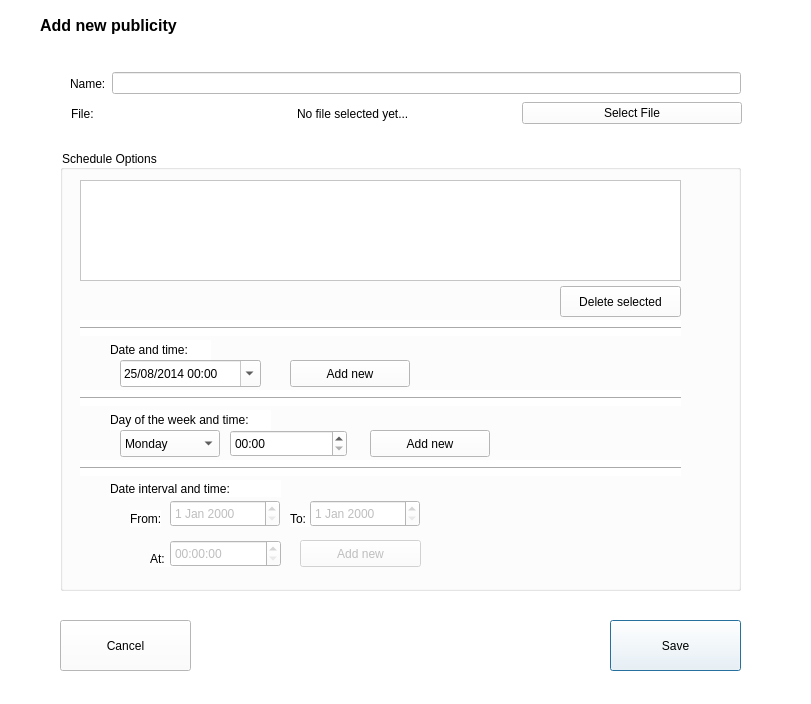
<?xml version="1.0" encoding="UTF-8"?>
<ui version="4.0">
 <class>add_pub</class>
 <widget class="QDialog" name="add_pub">
  <property name="windowModality">
   <enum>Qt::WindowModal</enum>
  </property>
  <property name="geometry">
   <rect>
    <x>0</x>
    <y>0</y>
    <width>811</width>
    <height>704</height>
   </rect>
  </property>
  <property name="windowTitle">
   <string>Add a Publicity</string>
  </property>
  <property name="styleSheet">
   <string notr="true">background-color: rgb(255, 255, 255);</string>
  </property>
  <widget class="QLabel" name="label">
   <property name="geometry">
    <rect>
     <x>40</x>
     <y>10</y>
     <width>311</width>
     <height>31</height>
    </rect>
   </property>
   <property name="font">
    <font>
     <pointsize>12</pointsize>
     <weight>75</weight>
     <bold>true</bold>
    </font>
   </property>
   <property name="text">
    <string>Add new publicity</string>
   </property>
  </widget>
  <widget class="QPushButton" name="pushButton">
   <property name="geometry">
    <rect>
     <x>610</x>
     <y>620</y>
     <width>131</width>
     <height>51</height>
    </rect>
   </property>
   <property name="text">
    <string>Save</string>
   </property>
  </widget>
  <widget class="QPushButton" name="pushButton_2">
   <property name="geometry">
    <rect>
     <x>60</x>
     <y>620</y>
     <width>131</width>
     <height>51</height>
    </rect>
   </property>
   <property name="text">
    <string>Cancel</string>
   </property>
  </widget>
  <widget class="QGroupBox" name="schedules">
   <property name="enabled">
    <bool>true</bool>
   </property>
   <property name="geometry">
    <rect>
     <x>60</x>
     <y>150</y>
     <width>681</width>
     <height>441</height>
    </rect>
   </property>
   <property name="title">
    <string>Schedule Options</string>
   </property>
   <widget class="QDateTimeEdit" name="dateTimeEdit">
    <property name="geometry">
     <rect>
      <x>60</x>
      <y>210</y>
      <width>141</width>
      <height>27</height>
     </rect>
    </property>
    <property name="dateTime">
     <datetime>
      <hour>0</hour>
      <minute>0</minute>
      <second>0</second>
      <year>2014</year>
      <month>8</month>
      <day>25</day>
     </datetime>
    </property>
    <property name="minimumDateTime">
     <datetime>
      <hour>13</hour>
      <minute>0</minute>
      <second>0</second>
      <year>1814</year>
      <month>8</month>
      <day>25</day>
     </datetime>
    </property>
    <property name="minimumDate">
     <date>
      <year>1814</year>
      <month>8</month>
      <day>25</day>
     </date>
    </property>
    <property name="minimumTime">
     <time>
      <hour>13</hour>
      <minute>0</minute>
      <second>0</second>
     </time>
    </property>
    <property name="displayFormat">
     <string>dd/MM/yyyy hh:mm</string>
    </property>
    <property name="calendarPopup">
     <bool>true</bool>
    </property>
   </widget>
   <widget class="QPushButton" name="pushButton_4">
    <property name="geometry">
     <rect>
      <x>230</x>
      <y>210</y>
      <width>120</width>
      <height>27</height>
     </rect>
    </property>
    <property name="text">
     <string>Add new</string>
    </property>
   </widget>
   <widget class="QPushButton" name="pushButton_5">
    <property name="geometry">
     <rect>
      <x>500</x>
      <y>136</y>
      <width>121</width>
      <height>31</height>
     </rect>
    </property>
    <property name="text">
     <string>Delete selected</string>
    </property>
   </widget>
   <widget class="QLabel" name="label_5">
    <property name="geometry">
     <rect>
      <x>50</x>
      <y>190</y>
      <width>101</width>
      <height>20</height>
     </rect>
    </property>
    <property name="text">
     <string>Date and time:</string>
    </property>
   </widget>
   <widget class="QLabel" name="label_6">
    <property name="geometry">
     <rect>
      <x>50</x>
      <y>260</y>
      <width>161</width>
      <height>20</height>
     </rect>
    </property>
    <property name="text">
     <string>Day of the week and time:</string>
    </property>
   </widget>
   <widget class="Line" name="line">
    <property name="geometry">
     <rect>
      <x>20</x>
      <y>170</y>
      <width>601</width>
      <height>16</height>
     </rect>
    </property>
    <property name="orientation">
     <enum>Qt::Horizontal</enum>
    </property>
   </widget>
   <widget class="Line" name="line_2">
    <property name="geometry">
     <rect>
      <x>20</x>
      <y>240</y>
      <width>601</width>
      <height>16</height>
     </rect>
    </property>
    <property name="orientation">
     <enum>Qt::Horizontal</enum>
    </property>
   </widget>
   <widget class="QComboBox" name="cbox_dayOfTheWeek">
    <property name="enabled">
     <bool>true</bool>
    </property>
    <property name="geometry">
     <rect>
      <x>60</x>
      <y>280</y>
      <width>100</width>
      <height>27</height>
     </rect>
    </property>
    <item>
     <property name="text">
      <string>Monday</string>
     </property>
    </item>
    <item>
     <property name="text">
      <string>Tuesday</string>
     </property>
    </item>
    <item>
     <property name="text">
      <string>Wednesday</string>
     </property>
    </item>
    <item>
     <property name="text">
      <string>Thursday</string>
     </property>
    </item>
    <item>
     <property name="text">
      <string>Friday</string>
     </property>
    </item>
    <item>
     <property name="text">
      <string>Saturday</string>
     </property>
    </item>
    <item>
     <property name="text">
      <string>Sunday</string>
     </property>
    </item>
   </widget>
   <widget class="QTimeEdit" name="hourMinute">
    <property name="enabled">
     <bool>true</bool>
    </property>
    <property name="geometry">
     <rect>
      <x>170</x>
      <y>280</y>
      <width>117</width>
      <height>27</height>
     </rect>
    </property>
    <property name="locale">
     <locale language="English" country="UnitedStates"/>
    </property>
    <property name="displayFormat">
     <string>hh:mm</string>
    </property>
    <property name="timeSpec">
     <enum>Qt::LocalTime</enum>
    </property>
   </widget>
   <widget class="QPushButton" name="pushButton_6">
    <property name="enabled">
     <bool>true</bool>
    </property>
    <property name="geometry">
     <rect>
      <x>310</x>
      <y>280</y>
      <width>120</width>
      <height>27</height>
     </rect>
    </property>
    <property name="text">
     <string>Add new</string>
    </property>
   </widget>
   <widget class="Line" name="line_3">
    <property name="geometry">
     <rect>
      <x>20</x>
      <y>310</y>
      <width>601</width>
      <height>16</height>
     </rect>
    </property>
    <property name="orientation">
     <enum>Qt::Horizontal</enum>
    </property>
   </widget>
   <widget class="QLabel" name="label_7">
    <property name="geometry">
     <rect>
      <x>50</x>
      <y>330</y>
      <width>171</width>
      <height>17</height>
     </rect>
    </property>
    <property name="text">
     <string>Date interval and time:</string>
    </property>
   </widget>
   <widget class="QDateEdit" name="dateEdit">
    <property name="enabled">
     <bool>false</bool>
    </property>
    <property name="geometry">
     <rect>
      <x>110</x>
      <y>350</y>
      <width>110</width>
      <height>27</height>
     </rect>
    </property>
   </widget>
   <widget class="QLabel" name="label_8">
    <property name="geometry">
     <rect>
      <x>70</x>
      <y>360</y>
      <width>31</width>
      <height>17</height>
     </rect>
    </property>
    <property name="text">
     <string>From:</string>
    </property>
   </widget>
   <widget class="QLabel" name="label_9">
    <property name="geometry">
     <rect>
      <x>230</x>
      <y>360</y>
      <width>21</width>
      <height>17</height>
     </rect>
    </property>
    <property name="text">
     <string>To:</string>
    </property>
   </widget>
   <widget class="QDateEdit" name="dateEdit_2">
    <property name="enabled">
     <bool>false</bool>
    </property>
    <property name="geometry">
     <rect>
      <x>250</x>
      <y>350</y>
      <width>110</width>
      <height>27</height>
     </rect>
    </property>
   </widget>
   <widget class="QLabel" name="label_10">
    <property name="geometry">
     <rect>
      <x>90</x>
      <y>400</y>
      <width>31</width>
      <height>17</height>
     </rect>
    </property>
    <property name="text">
     <string>At:</string>
    </property>
   </widget>
   <widget class="QTimeEdit" name="timeEdit_2">
    <property name="enabled">
     <bool>false</bool>
    </property>
    <property name="geometry">
     <rect>
      <x>110</x>
      <y>390</y>
      <width>111</width>
      <height>27</height>
     </rect>
    </property>
   </widget>
   <widget class="QPushButton" name="pushButton_7">
    <property name="enabled">
     <bool>false</bool>
    </property>
    <property name="geometry">
     <rect>
      <x>240</x>
      <y>390</y>
      <width>121</width>
      <height>27</height>
     </rect>
    </property>
    <property name="text">
     <string>Add new</string>
    </property>
   </widget>
   <widget class="QListWidget" name="listWidget">
    <property name="geometry">
     <rect>
      <x>20</x>
      <y>30</y>
      <width>601</width>
      <height>101</height>
     </rect>
    </property>
   </widget>
  </widget>
  <widget class="QWidget" name="layoutWidget">
   <property name="geometry">
    <rect>
     <x>70</x>
     <y>70</y>
     <width>671</width>
     <height>27</height>
    </rect>
   </property>
   <layout class="QHBoxLayout" name="horizontalLayout">
    <item>
     <widget class="QLabel" name="label_3">
      <property name="text">
       <string>Name:</string>
      </property>
     </widget>
    </item>
    <item>
     <widget class="QLineEdit" name="txt_name"/>
    </item>
   </layout>
  </widget>
  <widget class="QWidget" name="">
   <property name="geometry">
    <rect>
     <x>71</x>
     <y>100</y>
     <width>671</width>
     <height>27</height>
    </rect>
   </property>
   <layout class="QHBoxLayout" name="horizontalLayout_2">
    <item>
     <widget class="QLabel" name="label_4">
      <property name="text">
       <string>File:</string>
      </property>
     </widget>
    </item>
    <item>
     <widget class="QLabel" name="txt_selected_file">
      <property name="text">
       <string>No file selected yet...</string>
      </property>
     </widget>
    </item>
    <item>
     <widget class="QPushButton" name="pushButton_3">
      <property name="text">
       <string>Select File</string>
      </property>
     </widget>
    </item>
   </layout>
  </widget>
 </widget>
 <resources/>
 <connections/>
</ui>
